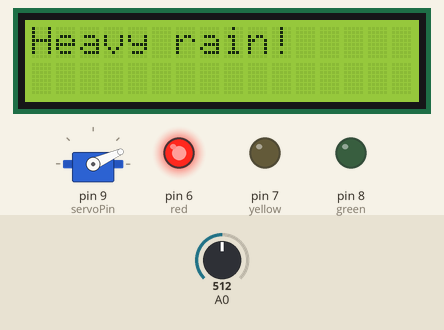
Bench run of a sketch on a simulated Arduino Uno, built with avr-gcc and run on an emulated ATmega328P. On the bench: servo, 16×2 character LCD, output pins drawn as LEDs (lit = HIGH). The inputs (shaded band) are chosen by the test bench; at power-on: A0 = 512. What the sketch prints to the serial monitor is not drawn.

Above: at 1.2 s.
1.3 s: A0 set to 309
5.0 s: A0 set to 283
At 6.87 s:
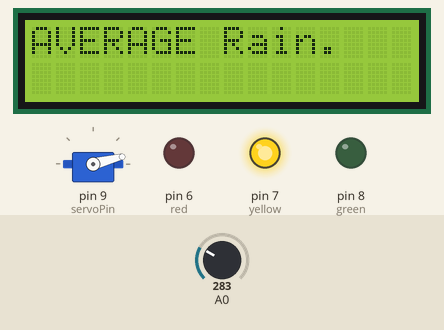
9.1 s: A0 set to 214
16.4 s: A0 set to 190
At 21.9 s:
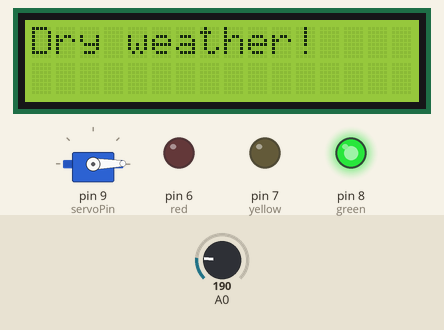
23.8 s: A0 set to 210
At 29.08 s:
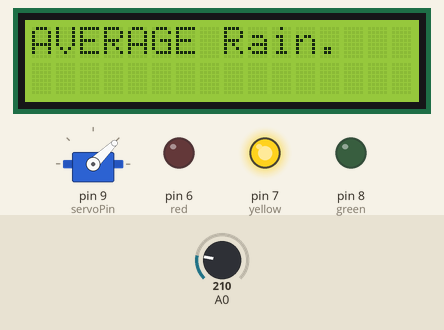
31.2 s: A0 set to 300
At 35.4 s:
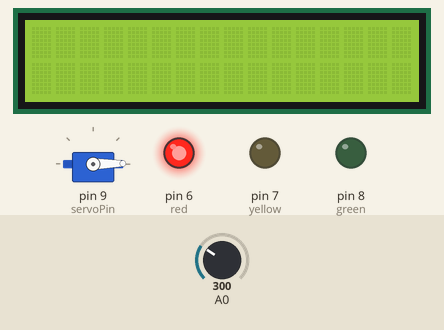
Timing chart, 0 to 35.9 s (numbered marks = the images above; inputs shaded):
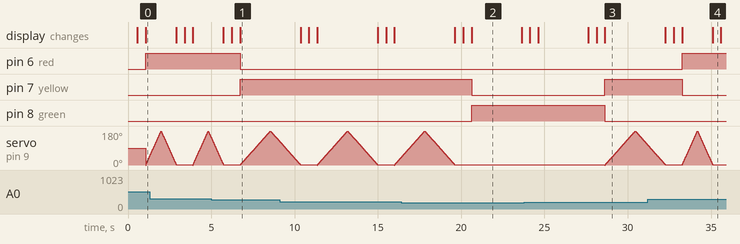

Measured:
- the behaviour switches between 291 and 290 on A0 (found by bisection; images 0 and 1)
- the behaviour switches between 201 and 200 on A0 (found by bisection; images 1 and 2)
- after the input at 5.0 s, pin 6 (red): HIGH → LOW after 1.7 s; pin 7 (yellow): LOW → HIGH after 1.7 s; the display: first differs from a run without the input after 1.7 s (image 1)
- after the input at 16.4 s, pin 7 (yellow): HIGH → LOW after 4.2 s; pin 8 (green): LOW → HIGH after 4.2 s; servo on pin 9 (servoPin): goes on until 19.6 s, then stays 1°; the display: first differs from a run without the input after 4.2 s (image 2)
- after the input at 23.8 s, pin 7 (yellow): LOW → HIGH after 4.8 s; pin 8 (green): HIGH → LOW after 4.8 s; the display: first differs from a run without the input after 4.8 s (image 3)
- after the input at 31.2 s, pin 6 (red): LOW → HIGH after 2.1 s; pin 7 (yellow): HIGH → LOW after 2.1 s; the display: first differs from a run without the input after 2.1 s (image 4 shows a later state)
- what the display in image 2 shows lasts 3.0 s, from 20.6 s to 23.6 s

The sketch:

swipers.ino
```cpp
#include <Servo.h>
#include <LiquidCrystal.h>

int servoPin = 9;

Servo servo;

int servoAngle = 0;   // servo position in degrees

// initialize the library by associating any needed LCD interface pin
// with the arduino pin number it is connected to
const int rs = 12, en = 11, d4 = 5, d5 = 4, d6 = 3, d7 = 2;
LiquidCrystal lcd(rs, en, d4, d5, d6, d7);

//leds
int red=6;
int green=8;
int yellow=7;


void setup()
{
  pinMode (red,OUTPUT);
  pinMode (green,OUTPUT);
  pinMode (yellow,OUTPUT);
  Serial.begin(9600);
  servo.attach(servoPin);

  // set up the LCD's number of columns and rows:
  lcd.begin(16, 2);


}


void loop()
{
  // reads water level
  int value = analogRead(A0);

  // Turn off the display:
  lcd.noDisplay();
  delay(500);

  // Turn on the display:
  lcd.display();
  delay(500);

//control the servo's speed
//if you change the delay value (from example change 50 to 10), the speed of the servo changes

if (value > 290){
  lcd.print("Heavy rain!");
  digitalWrite (red,HIGH);
  digitalWrite (yellow,LOW);
  digitalWrite (green,LOW);

  for(servoAngle = 0; servoAngle < 180; servoAngle++)  //move the micro servo from 0 degrees to 180 degrees
  {
    servo.write(servoAngle);
    delay(5);
  }
  for(servoAngle = 180; servoAngle > 0; servoAngle--)  //now move back the micro servo from 0 degrees to 180 degrees
  {
    servo.write(servoAngle);
    delay(5);
  }
  lcd.clear();
  }

else if ((value > 200) && (value <= 290)) {
 lcd.print("AVERAGE Rain.");
 digitalWrite (yellow,HIGH);
 digitalWrite (red,LOW);
 digitalWrite (green,LOW);
 for(servoAngle = 0; servoAngle < 180; servoAngle++)  //move the micro servo from 0 degrees to 180 degrees
  {
    servo.write(servoAngle);
    delay(10);
  }
  for(servoAngle = 180; servoAngle > 0; servoAngle--)  //now move back the micro servo from 0 degrees to 180 degrees
  {
    servo.write(servoAngle);
    delay(10);
  }
   lcd.clear();
}

else {
 lcd.print("Dry weather!");
 digitalWrite (green,HIGH);
 digitalWrite (yellow,LOW);
 digitalWrite (red,LOW);
 delay(3000);
 lcd.clear();
 }
//end control the servo's speed

Serial.print(value);
}
```
